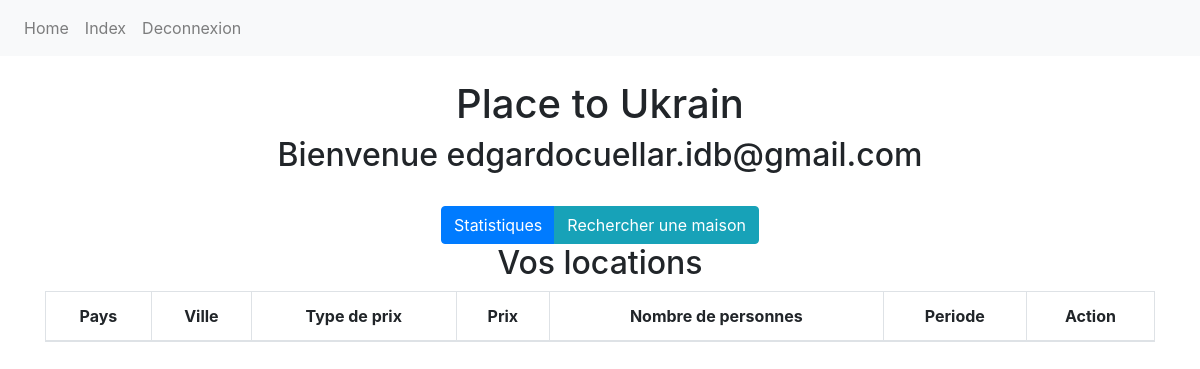
The page /index/ (signed in) on the database as committed earlier.
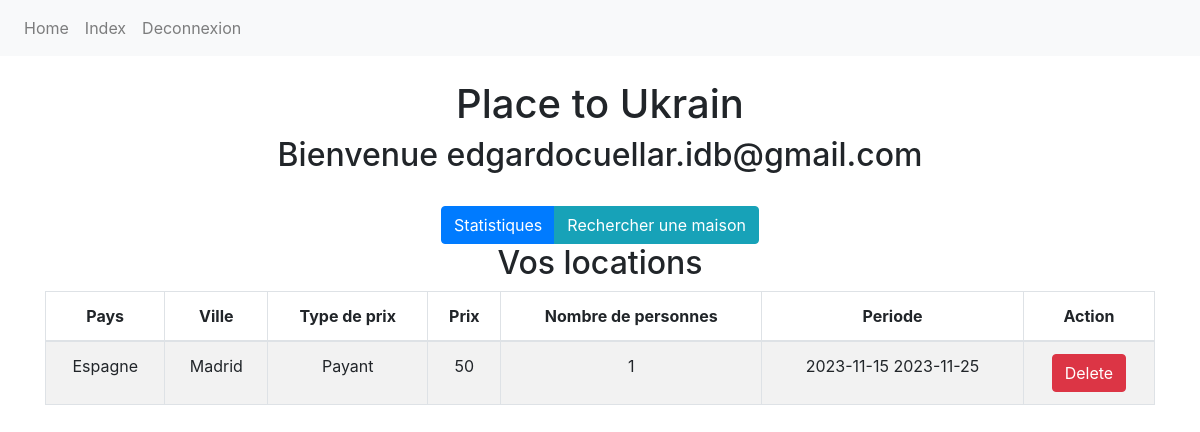
The same page on the database as committed later.
### PlaceToUkrain/models/house.py (models this page shows, shortened)
class House(models.Model):
    country = models.CharField(max_length=128)
    city = models.CharField(max_length=128)
    price_type = models.CharField(max_length=128, choices=PRICE_TYPE_CHOICES)
    price = models.IntegerField()
    people = models.IntegerField()
    user_id = models.IntegerField()

### PlaceToUkrain/models/rented.py (models this page shows, shortened)
class Rented(models.Model):
    start_date = models.DateField()
    end_date = models.DateField()
    user = models.ForeignKey(UkrUser, on_delete=models.CASCADE)
    house = models.ForeignKey(House, on_delete=models.CASCADE)
    offer = models.IntegerField()
    def __str__(self):
        return str(self.start_date) + " " + str(self.end_date)
    @staticmethod
    def get_rented_by_user(user):
        return Rented.objects.filter(user=user)
    @staticmethod
    def get_rented_by_house_and_user(house, user):
        return Rented.objects.filter(house=house, user=user)

### PlaceToUkrain/views/index.py (the view)
# urls.py: path('index/', IndexView.as_view(), name='index'),
class IndexView(View):
    def get(self, request):
        if not request.session.get('user'):
            return redirect('login')
        user = UkrUser.get_user_by_id(request.session.get('user'))
        if user.is_host:
            houses = House.get_houses_by_user_id(request.session.get('user'))
        else:
            rented = Rented.get_rented_by_user(user)
            houses = []
            for rent in rented:
                houses.append(rent.house)
        return render(request, 'index.html', {'user': user, 'houses': houses})

### PlaceToUkrain/models/user.py (called while the page is built)
    @staticmethod
    def get_user_by_id(id):
        try:
            return UkrUser.objects.get(id=id)
        except:
            return False

### PlaceToUkrain/templatetags/filter.py (called while the page is built)
@register.filter(name='get_rented_periods')
def get_rented_periods(house_id, user_id):
    rented_periods = Rented.get_rented_by_house_and_user(house_id, user_id)
    return rented_periods

### PlaceToUkrain/templates/index.html (shortened to what this page needs)
{% extends 'base.html' %}
{% load filter %}
{% block content %}
  <div class="text-center">
    <h1>Place to Ukrain</h1>
    <h2>Bienvenue {{user.email}}</h2>
    <div class="btn-group mt-4" role="group">
      <a href="{% url 'statistics' %}" class="btn btn-primary">Statistiques</a>
      {% if user.is_host %}
        <a href="{% url 'create_house' %}" class="btn btn-success">Proposer une maison</a>
      {% else %}
        <a href="{% url 'search' %}" class="btn btn-info">Rechercher une maison</a>
      {% endif %}
    </div>
    {% if user.is_host %}
        <h2>Vos maisons</h2>
        <table class="table table-bordered table-striped">
        <thead>
            <tr>
              <th>Pays</th>
              <th>Ville</th>
              <th>Type de prix</th>
              <th>Prix</th>
              <th>Nombre de personnes</th>
              <th>Periodes</th>
              <th>Action</th>
            </tr>
        </thead>
        <tbody>
            {% for house in houses %}
            <tr>
                <td>{{ house.country }}</td>
                <td>{{ house.city }}</td>
                <td>{{ house.get_price_type_display }}</td>
                <td>{{ house.price }}</td>
                <td>{{ house.people }}</td>
                <td>
                  {% for period in house.id|get_periods %}
                    {{ period }}<br>
                  {% endfor %}
                </td>
                <td>
                  <form method="post" action="{% url 'delete_house' house.id %}">
                      {% csrf_token %}
                      <button type="submit" class="btn btn-danger">Delete</button>
                  </form>
                </td>
            </tr>
            {% endfor %}
        </tbody>
        </table>
    {% else %}
        <h2>Vos locations</h2>
        <table class="table table-bordered table-striped">
        <thead>
            <tr>
              <th>Pays</th>
              <th>Ville</th>
              <th>Type de prix</th>
              <th>Prix</th>
              <th>Nombre de personnes</th>
              <th>Periode</th>
              <th>Action</th>
            </tr>
        </thead>
        <tbody>
          {% for house in houses %}
          <tr>
              <td>{{ house.country }}</td>
              <td>{{ house.city }}</td>
              <td>{{ house.get_price_type_display }}</td>
              <td>{{ house.price }}</td>
              <td>{{ house.people }}</td>
              <td>
                {% for period in house.id|get_rented_periods:user.id %}
                  {{ period }}<br>
                {% endfor %}
              </td>
              <td>
                <form method="post" action="{% url 'delete_rent' house.id %}">
                    <button type="submit" class="btn btn-danger">Delete</button>
                </form>
              </td>
          </tr>
          {% endfor %}
      </tbody>
    {% endif %}
  </div>
{% endblock %}

Rows that differ between the two databases and show on the page:
now on this page (row unchanged): House: country "Espagne", city "Madrid", price_type "Payant", price "50", people "1"
added Rented: start_date+end_date "2023-11-15 2023-11-25"
